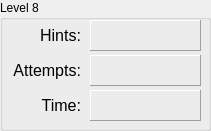
     <widget class="QGroupBox" name="groupLevel8">
      <property name="geometry">
       <rect>
        <x>470</x>
        <y>20</y>
        <width>211</width>
        <height>131</height>
       </rect>
      </property>
      <property name="title">
       <string>Level 8</string>
      </property>
      <widget class="QLabel" name="lblHintsLevel8">
       <property name="geometry">
        <rect>
         <x>90</x>
         <y>20</y>
         <width>111</width>
         <height>31</height>
        </rect>
       </property>
       <property name="frameShape">
        <enum>QFrame::Panel</enum>
       </property>
       <property name="frameShadow">
        <enum>QFrame::Raised</enum>
       </property>
       <property name="text">
        <string/>
       </property>
      </widget>
      <widget class="QLabel" name="label_38">
       <property name="geometry">
        <rect>
         <x>0</x>
         <y>60</y>
         <width>81</width>
         <height>21</height>
        </rect>
       </property>
       <property name="font">
        <font>
         <pointsize>12</pointsize>
        </font>
       </property>
       <property name="layoutDirection">
        <enum>Qt::LeftToRight</enum>
       </property>
       <property name="text">
        <string>Attempts:</string>
       </property>
       <property name="alignment">
        <set>Qt::AlignRight|Qt::AlignTrailing|Qt::AlignVCenter</set>
       </property>
      </widget>
      <widget class="QLabel" name="lblTimeLevel8">
       <property name="geometry">
        <rect>
         <x>90</x>
         <y>90</y>
         <width>111</width>
         <height>31</height>
        </rect>
       </property>
       <property name="frameShape">
        <enum>QFrame::Panel</enum>
       </property>
       <property name="frameShadow">
        <enum>QFrame::Raised</enum>
       </property>
       <property name="text">
        <string/>
       </property>
      </widget>
      <widget class="QLabel" name="lblAttemptsLevel8">
       <property name="geometry">
        <rect>
         <x>90</x>
         <y>55</y>
         <width>111</width>
         <height>31</height>
        </rect>
       </property>
       <property name="frameShape">
        <enum>QFrame::Panel</enum>
       </property>
       <property name="frameShadow">
        <enum>QFrame::Raised</enum>
       </property>
       <property name="text">
        <string/>
       </property>
      </widget>
      <widget class="QLabel" name="label_41">
       <property name="geometry">
        <rect>
         <x>10</x>
         <y>25</y>
         <width>71</width>
         <height>21</height>
        </rect>
       </property>
       <property name="font">
        <font>
         <pointsize>12</pointsize>
        </font>
       </property>
       <property name="layoutDirection">
        <enum>Qt::LeftToRight</enum>
       </property>
       <property name="text">
        <string>Hints:</string>
       </property>
       <property name="alignment">
        <set>Qt::AlignRight|Qt::AlignTrailing|Qt::AlignVCenter</set>
       </property>
      </widget>
      <widget class="QLabel" name="label_42">
       <property name="geometry">
        <rect>
         <x>10</x>
         <y>90</y>
         <width>71</width>
         <height>31</height>
        </rect>
       </property>
       <property name="font">
        <font>
         <pointsize>12</pointsize>
        </font>
       </property>
       <property name="layoutDirection">
        <enum>Qt::LeftToRight</enum>
       </property>
       <property name="text">
        <string>Time:</string>
       </property>
       <property name="alignment">
        <set>Qt::AlignRight|Qt::AlignTrailing|Qt::AlignVCenter</set>
       </property>
      </widget>
     </widget>
